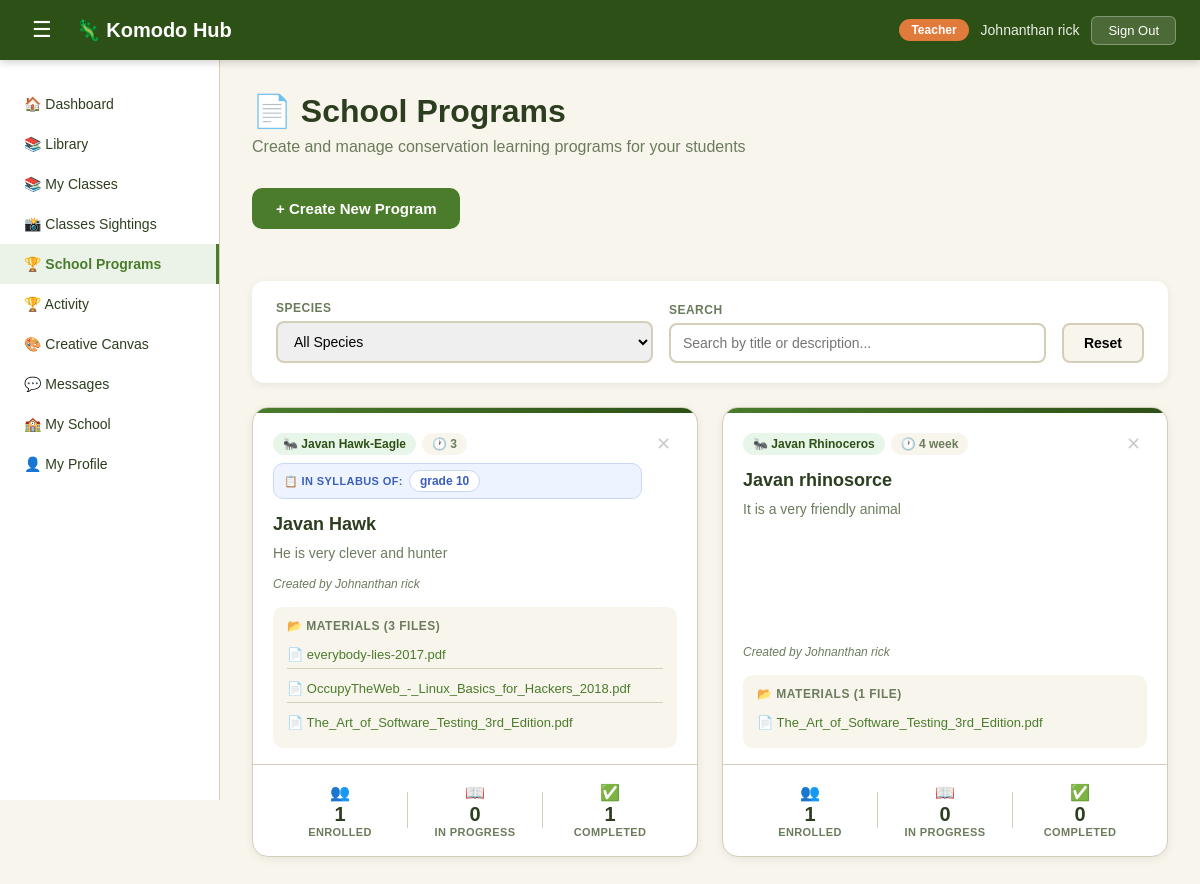
The page /programs (signed in) on the database its author committed.
### tables this page shows
CREATE TABLE user(
    user_id INTEGER PRIMARY KEY AUTOINCREMENT,
    fullname TEXT NOT NULL,
    email TEXT NOT NULL,
    role TEXT,
    password TEXT NOT NULL,
    organization_id INTEGER, avatar TEXT, phone TEXT, location TEXT, created_at TIMESTAMP DEFAULT '2025-01-01', status TEXT DEFAULT 'active', points INTEGER DEFAULT 0,
    FOREIGN KEY (organization_id) REFERENCES organization(organization_id)
);

CREATE TABLE program (
    program_id INTEGER PRIMARY KEY AUTOINCREMENT,
    title TEXT NOT NULL,
    description TEXT NOT NULL,
    species_focus TEXT,
    duration TEXT,
    created_at TIMESTAMP DEFAULT CURRENT_TIMESTAMP,
    created_by INTEGER NOT NULL,
    organization_id INTEGER NOT NULL,
    FOREIGN KEY (created_by) REFERENCES user(user_id),
    FOREIGN KEY (organization_id) REFERENCES organization(organization_id)
);

CREATE TABLE class (
    class_id INTEGER PRIMARY KEY AUTOINCREMENT,
    name TEXT NOT NULL,
    subject TEXT,
    organization_id INTEGER NOT NULL,
    teacher_id INTEGER,
    created_at TIMESTAMP DEFAULT CURRENT_TIMESTAMP,
    FOREIGN KEY (organization_id) REFERENCES organization(organization_id),
    FOREIGN KEY (teacher_id) REFERENCES user(user_id)
);

CREATE TABLE program_file (
    file_id INTEGER PRIMARY KEY AUTOINCREMENT,
    program_id INTEGER NOT NULL,
    filename TEXT NOT NULL,
    filepath TEXT NOT NULL,
    uploaded_at TIMESTAMP DEFAULT CURRENT_TIMESTAMP,
    FOREIGN KEY (program_id) REFERENCES program(program_id)
);

### app.py (the view)
@app.route('/programs')
def get_programs():
    if 'user_id' not in session:
        return redirect(url_for('login_get'))
    user   = db.fetch_one('SELECT * FROM user WHERE user_id = ?', (session['user_id'],))
    org_id = session.get('organization_id')
    programs = db.fetch_query('''
        SELECT p.*,
            u.fullname as creator_name,
            COUNT(DISTINCT e.student_id) as enrolled_count,
            COUNT(DISTINCT CASE WHEN e.status = 'doing' THEN e.student_id END) as doing_count,
            COUNT(DISTINCT CASE WHEN e.status = 'completed' THEN e.student_id END) as completed_count,
            MAX(CASE WHEN e.student_id = ? THEN 1 ELSE 0 END) as is_enrolled,
            MAX(CASE WHEN sa.linked_program_id IS NOT NULL THEN 1 ELSE 0 END) as is_recommended
        FROM program p
        JOIN user u ON p.created_by = u.user_id
        LEFT JOIN enrollment e ON p.program_id = e.program_id
        LEFT JOIN syllabus_activity sa ON sa.linked_program_id = p.program_id
            AND sa.topic_id IN (
                SELECT st.topic_id FROM syllabus_topic st
                JOIN class c ON st.class_id = c.class_id
                JOIN class_enrollment ce ON ce.class_id = c.class_id
                WHERE ce.student_id = ?
            )
        GROUP BY p.program_id
        ORDER BY is_recommended DESC, p.created_at DESC
    ''', (session['user_id'], session['user_id']))
    programs_with_files = []
    for p in programs:
        files = db.fetch_query('SELECT * FROM program_file WHERE program_id = ?', (p['program_id'],))
        files_with_progress = []
        for f in files:
            if session['role'] == 'student':
                done = db.fetch_one(
                    'SELECT progress_id FROM file_progress WHERE student_id = ? AND file_id = ?',
                    (session['user_id'], f['file_id'])
                )
                files_with_progress.append({**dict(f), 'completed': 1 if done else 0})
            else:
                files_with_progress.append({**dict(f), 'completed': 0})
        linked_classes = []
        if session['role'] == 'teacher':
            rows = db.fetch_query('''
                SELECT DISTINCT c.name as class_name
                FROM syllabus_activity sa
                JOIN syllabus_topic st ON sa.topic_id = st.topic_id
                JOIN class c ON st.class_id = c.class_id
                WHERE sa.linked_program_id = ?
                AND c.organization_id = ?
            ''', (p['program_id'], org_id))
            linked_classes = [r['class_name'] for r in rows]
        programs_with_files.append({
            **dict(p),
            'files': files_with_progress,
            'linked_classes': linked_classes
        })
    species = db.fetch_query('SELECT common_name FROM species ORDER BY common_name')
    return render_template('shared/programs.html', user=user,
        programs=programs_with_files, species=species)

### app.py (called while the page is built)
@app.context_processor
def inject_enrolled_class():
    if session.get('role') == 'student' and session.get('user_id'):
        enrolled_class = db.fetch_one(
            'SELECT class_id FROM class_enrollment WHERE student_id = ? LIMIT 1',
            (session['user_id'],)
        )
        return {'enrolled_class': enrolled_class}
    return {'enrolled_class': None}

### database.py (called while the page is built)
def fetch_query(sql, params=()):
    with sqlite3.connect('Komodo_DB.db') as con:
        con.row_factory = sqlite3.Row
        cur = con.cursor()
        cur.execute(sql, params)
        rows = cur.fetchall()
        return rows

def fetch_one(sql, params=()):
    with sqlite3.connect('Komodo_DB.db') as con:
        con.row_factory = sqlite3.Row
        cur = con.cursor()
        cur.execute(sql, params)
        row = cur.fetchone()
        return row

### templates/shared/programs.html (shortened to what this page needs)
<!DOCTYPE html>
<html lang="en">
<head>
    <link rel="stylesheet" href="{{ url_for('static', filename='css/style.css') }}">
    <link rel="stylesheet" href="{{ url_for('static', filename='css/dashboard.css') }}">
    <link rel="stylesheet" href="{{ url_for('static', filename='css/tabs/programs.css') }}">
</head>
<body class="dashboard-body">
    {% include 'shared/navbar.html' %}
    <div class="dash-layout">
        {% include 'shared/sidebar.html' %}
        <main class="dash-main">
            <div class="page-header">
                <h1>&#128196; School Programs</h1>
                <p>
                    {% if user['role'] == 'teacher' %}
                        Create and manage conservation learning programs for your students
                    {% else %}
                        Enroll in conservation learning programs from your teachers
                    {% endif %}
                </p>
            </div>
            {% if user['role'] == 'teacher' %}
            <div style="margin-bottom: 24px;">
                <button class="btn-create-program" onclick="openCreateProgramModal()">+ Create New Program</button>
            </div>
            {% endif %}
            <div class="programs-filters">
                <div class="filter-group">
                    <label for="filter-species">Species</label>
                    <select id="filter-species" onchange="filterPrograms()">
                        <option value="all">All Species</option>
                    </select>
                </div>
                <div class="filter-group">
                    <label for="filter-search">Search</label>
                    <input type="text" id="filter-search" placeholder="Search by title or description..." onkeyup="filterPrograms()">
                </div>
                <button class="btn-reset-filters" onclick="resetProgramFilters()">Reset</button>
            </div>
            <div class="programs-container" id="programs-container">
                {% for p in programs %}
                <div class="program-card"
                    id="program-{{ p['program_id'] }}"
                    data-species="{{ p['species_focus'].lower().replace(' ', '-') if p['species_focus'] else 'all' }}">
                    <div class="program-card-header">
                        <div class="program-meta">
                            {% if p['species_focus'] %}
                            <span class="program-species-tag">&#128028; {{ p['species_focus'] }}</span>
                            {% endif %}
                            {% if p['duration'] %}
                            <span class="program-duration-tag">&#128336; {{ p['duration'] }}</span>
                            {% endif %}
                            {% if user['role'] == 'teacher' and p.get('linked_classes') %}
                            <div class="program-syllabus-classes">
                                <span class="syllabus-classes-label">📋 In syllabus of:</span>
                                {% for cls in p['linked_classes'] %}
                                <span class="syllabus-class-tag">{{ cls }}</span>
                                {% endfor %}
                            </div>
                            {% endif %}
                        </div>
                        {% if user['role'] == 'teacher' and p['created_by'] == user['user_id'] %}
                        <button class="btn-delete-program"
                                onclick="deleteProgram({{ p['program_id'] }})"
                                title="Delete program">✕</button>
                        {% endif %}
                    </div>
                    <h3 class="program-title">{{ p['title'] }}</h3>
                    <p class="program-description">{{ p['description'] }}</p>
                    <p class="program-creator">Created by {{ p['creator_name'] }}</p>
                    {% if p['files'] %}
                    <div class="program-files">
                        <p class="files-label">&#128194; Materials ({{ p['files']|length }} file{{ 's' if p['files']|length > 1 else '' }})</p>
                        <ul class="files-list">
                            {% for f in p['files'] %}
                            <li class="file-item {% if f['completed'] %}file-done{% endif %}"
                                id="file-item-{{ f['file_id'] }}">
                                <a href="{{ url_for('static', filename=f['filepath']) }}"
                                   target="_blank" class="file-link">
                                    &#128196; {{ f['filename'] }}
                                </a>
                            </li>
                            {% endfor %}
                        </ul>
                    </div>
                    {% endif %}
                    <div class="program-footer">
                        {% if user['role'] == 'teacher' %}
                            <div class="program-stats-row">
                                <span class="prog-stat">
                                    <span class="prog-stat-icon">👥</span>
                                    <span class="prog-stat-value">{{ p['enrolled_count'] }}</span>
                                    <span class="prog-stat-label">Enrolled</span>
                                </span>
                                <span class="prog-stat">
                                    <span class="prog-stat-icon">📖</span>
                                    <span class="prog-stat-value">{{ p['doing_count'] }}</span>
                                    <span class="prog-stat-label">In Progress</span>
                                </span>
                                <span class="prog-stat">
                                    <span class="prog-stat-icon">✅</span>
                                    <span class="prog-stat-value">{{ p['completed_count'] }}</span>
                                    <span class="prog-stat-label">Completed</span>
                                </span>
                            </div>
                        {% endif %}
                    </div>
                </div>
                {% endfor %}
            </div>
        </main>
    </div>
</body>
</html>

### templates/shared/navbar.html
    <nav class="dash-nav">
        <div class="dash-nav-left">
            <button class="sidebar-toggle" onclick="toggleSidebar()">&#9776;</button>
            <a href="/dashboard/{{ user['role'] }}" class="dash-logo">&#129422; Komodo Hub</a>
        </div>
        <div class="dash-nav-right">
            <span class="nav-role-badge">{{ user['role'].replace('-', ' ').title() }}</span>
            <span class="nav-username">{{ user['fullname'] }}</span>
            <button class="btn-signout" onclick="signOut()">Sign Out</button>
        </div>
    </nav>

### static/css/style.css (style rules this page uses)
* { margin: 0; padding: 0; box-sizing: border-box; }
:root { --primary-green: #2D5016; --secondary-green: #4A7C2C; --accent-orange: #E17B3C; --light-bg: #F8F5ED; --white: #FFFFFF; --text-dark: #2C3E1F; --text-muted: #6B7C5C; --border-color: #D4CDB8; }
body { font-family: Arial, sans-serif; background-color: var(--light-bg); min-height: 100vh; display: flex; align-items: center; justify-content: center; padding: 20px; }

### static/css/dashboard.css (style rules this page uses)
.dashboard-body { display: block; padding: 0; background-color: var(--light-bg); min-height: 100vh; }
.dash-nav { background-color: var(--primary-green); color: var(--white); padding: 0 24px; height: 60px; display: flex; align-items: center; justify-content: space-between; position: sticky; top: 0; z-index: 100; box-shadow: 0 2px 8px rgba(0,0,0,0.2); }
.dash-nav-left { display: flex; align-items: center; gap: 16px; }
.dash-logo { color: var(--white); text-decoration: none; font-size: 20px; font-weight: bold; }
.sidebar-toggle { background: none; border: none; color: var(--white); font-size: 22px; cursor: pointer; padding: 4px 8px; border-radius: 4px; }
.dash-nav-right { display: flex; align-items: center; gap: 12px; }
.nav-role-badge { background-color: var(--accent-orange); color: var(--white); padding: 4px 12px; border-radius: 20px; font-size: 12px; font-weight: bold; }
.nav-username { font-size: 14px; color: rgba(255,255,255,0.9); }
.btn-signout { background-color: rgba(255,255,255,0.15); color: var(--white); border: 1px solid rgba(255,255,255,0.3); padding: 6px 16px; border-radius: 6px; font-size: 13px; cursor: pointer; }
.dash-layout { display: flex; min-height: calc(100vh - 60px); }
.dash-main { flex: 1; padding: 32px; overflow-y: auto; }

### rows shown on the page
user: role.replace "Teacher", fullname "Johnanthan rick"
program: species_focus "Javan Hawk-Eagle", duration "3", title "Javan Hawk", description "He is very clever and hunter", creator_name "Johnanthan rick", files|length "3", files "S", enrolled_count "1", doing_count "0", completed_count "1"
class: name "grade 10"
program_file: filename "everybody-lies-2017.pdf"
program_file: filename "OccupyTheWeb_-_Linux_Basics_for_Hackers_2018.pdf"
program_file: filename "The_Art_of_Software_Testing_3rd_Edition.pdf"
program: species_focus "Javan Rhinoceros", duration "4 week", title "Javan rhinosorce", description "It is a very friendly animal", creator_name "Johnanthan rick", files|length "1", enrolled_count "1", doing_count "0", completed_count "0"
program_file: filename "The_Art_of_Software_Testing_3rd_Edition.pdf"
